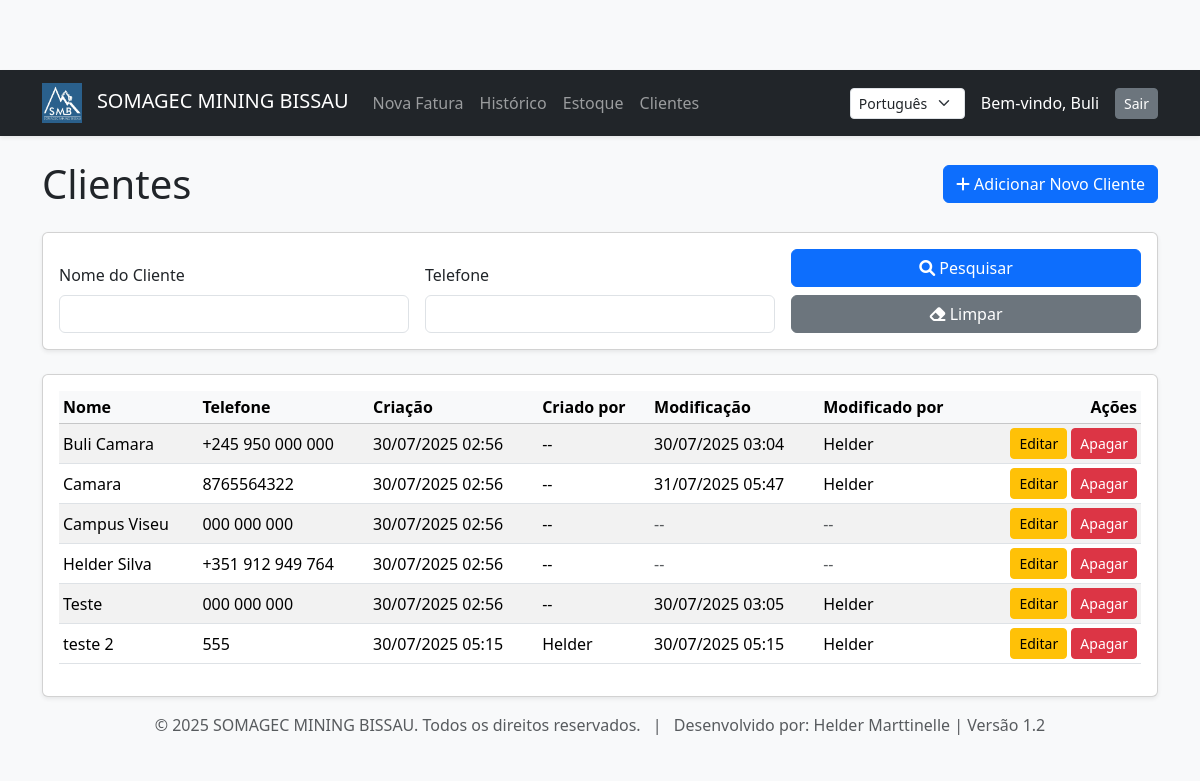
/clientes/ (signed in), run on the app's committed database.
### stock/models.py (models this page shows, shortened)
class Cliente(models.Model):
    nome = models.CharField(_('nome'), max_length=200)
    nif = models.CharField(_('NIF/Contribuinte'), max_length=50, blank=True)
    endereco = models.CharField(_('endereço'), max_length=255, blank=True)
    telefone = models.CharField(_('telefone'), max_length=50, blank=True)
    email = models.EmailField(_('email'), blank=True)
    criado_em = models.DateTimeField(auto_now_add=True, null=True)
    atualizado_em = models.DateTimeField(auto_now=True, null=True)
    utilizador = models.ForeignKey(settings.AUTH_USER_MODEL, on_delete=models.SET_NULL, null=True, blank=True, related_name='clientes_criados')
    modificado_por = models.ForeignKey(settings.AUTH_USER_MODEL, on_delete=models.SET_NULL, null=True, blank=True, related_name='clientes_modificados')
    @property
    def foi_modificado(self):
        if not self.criado_em or not self.atualizado_em: return False
        return self.atualizado_em > self.criado_em + timedelta(seconds=1)
    class Meta:
        verbose_name = _("Cliente")
        verbose_name_plural = _("Clientes")

### stock/views.py (the view)
# urls.py: path('clientes/', views.lista_clientes_view, name='lista_clientes'),
@login_required
def lista_clientes_view(request):
    q_nome = request.GET.get('q_nome', '')
    q_telefone = request.GET.get('q_telefone', '')
    clientes = Cliente.objects.all().order_by('nome')
    if q_nome:
        clientes = clientes.filter(nome__icontains=q_nome)
    if q_telefone:
        clientes = clientes.filter(telefone__icontains=q_telefone)
    paginator = Paginator(clientes, 15)
    page_number = request.GET.get('page')
    page_obj = paginator.get_page(page_number)
    return render(request, 'stock/lista_clientes.html', {'page_obj': page_obj})

### stock/context_processors.py (called while the page is built)
def dados_empresa_processor(request):
    dados = DadosEmpresa.objects.first()
    return {'dados_empresa': dados}

### stock/templates/stock/lista_clientes.html (shortened to what this page needs)
{% extends "stock/base.html" %}
{% load i18n %}
{% load l10n %}
{% block content %}
    <div class="d-flex justify-content-between align-items-center mb-4">
        <h1 class="mb-0">{% trans "Clientes" %}</h1>
        <a href="{% url 'adicionar_cliente' %}" class="btn btn-primary">
            <i class="fas fa-plus"></i> {% trans "Adicionar Novo Cliente" %}
        </a>
    </div>
    <div class="card shadow-sm mb-4">
        <div class="card-body">
            <form method="GET" action="{% url 'lista_clientes' %}" class="row g-3 align-items-end">
                <div class="col-md-4">
                    <label for="q_nome" class="form-label">{% trans "Nome do Cliente" %}</label>
                    <input type="text" name="q_nome" id="q_nome" class="form-control" value="{{ request.GET.q_nome }}">
                </div>
                <div class="col-md-4">
                    <label for="q_telefone" class="form-label">{% trans "Telefone" %}</label>
                    <input type="text" name="q_telefone" id="q_telefone" class="form-control" value="{{ request.GET.q_telefone }}">
                </div>
                <div class="col-md-4">
                    <button type="submit" class="btn btn-primary w-100">
                        <i class="fas fa-search"></i> {% trans "Pesquisar" %}
                    </button>
                    <a href="{% url 'lista_clientes' %}" class="btn btn-secondary w-100 mt-2">
                        <i class="fas fa-eraser"></i> {% trans "Limpar" %}
                    </a>
                </div>
            </form>
        </div>
    </div>
    <div class="card shadow-sm">
        <div class="card-body">
            <div class="table-responsive">
                <table class="table table-striped table-hover align-middle table-sm">
                    <thead class="table-light">
                        <tr>
                            <th>{% trans "Nome" %}</th>
                            <th>{% trans "Telefone" %}</th>
                            <th>{% trans "Criação" %}</th>
                            <th>{% trans "Criado por" %}</th>
                            <th>{% trans "Modificação" %}</th>
                            <th>{% trans "Modificado por" %}</th>
                            <th class="text-end">{% trans "Ações" %}</th>
                        </tr>
                    </thead>
                    <tbody>
                        {% for cliente in page_obj %}
                            <tr>
                                <td>{{ cliente.nome }}</td>
                                <td>{{ cliente.telefone|default:"--" }}</td>
                                <td>{{ cliente.criado_em|date:"d/m/Y H:i" }}</td>
                                <td>{{ cliente.utilizador.username|default:"--" }}</td>
                                <td>
                                    {% if cliente.foi_modificado %}
                                        {{ cliente.atualizado_em|date:"d/m/Y H:i" }}
                                    {% else %}
                                        <span class="text-muted">--</span>
                                    {% endif %}
                                </td>
                                <td>
                                    {% if cliente.modificado_por %}
                                        {{ cliente.modificado_por.username }}
                                    {% else %}
                                        <span class="text-muted">--</span>
                                    {% endif %}
                                </td>
                                <td class="text-end">
                                    <a href="{% url 'editar_cliente' cliente.id %}" class="btn btn-warning btn-sm">{% trans "Editar" %}</a>
                                    <a href="{% url 'apagar_cliente' cliente.id %}" class="btn btn-danger btn-sm">{% trans "Apagar" %}</a>
                                </td>
                            </tr>
                        {% empty %}
                            <tr>
                                <td colspan="7" class="text-center">{% trans "Nenhum cliente encontrado." %}</td>
                            </tr>
                        {% endfor %}
                    </tbody>
                </table>
            </div>
        </div>
    </div>
{% endblock %}

### stock/templates/stock/base.html (shortened to what this page needs)
{% load i18n %}
{% load static %}
<!doctype html>
<html lang="{{ request.LANGUAGE_CODE }}">
<head>
    <link href="https://cdn.jsdelivr.net/npm/bootstrap@5.3.3/dist/css/bootstrap.min.css" rel="stylesheet">
    <link rel="stylesheet" href="https://cdnjs.cloudflare.com/ajax/libs/font-awesome/6.0.0-beta3/css/all.min.css">
</head>
<body>
    <nav class="navbar navbar-expand-lg navbar-dark bg-dark sticky-top shadow-sm">
        <div class="container">
            <a class="navbar-brand" href="{% url 'home' %}">
                <img src="{% static 'stock/images/logo.png' %}" alt="Logotipo">
                SOMAGEC MINING BISSAU
            </a>
            {% if user.is_authenticated %}
            <div class="collapse navbar-collapse" id="navbarNav">
                <ul class="navbar-nav me-auto mb-2 mb-lg-0">
                    <li class="nav-item"><a class="nav-link" href="{% url 'criar_fatura' %}">{% trans "Nova Fatura" %}</a></li>
                    <li class="nav-item"><a class="nav-link" href="{% url 'lista_faturas' %}">{% trans "Histórico" %}</a></li>
                    <li class="nav-item"><a class="nav-link" href="{% url 'lista_produtos' %}">{% trans "Estoque" %}</a></li>
                    <li class="nav-item"><a class="nav-link" href="{% url 'lista_clientes' %}">{% trans "Clientes" %}</a></li>
                </ul>
                <form action="{% url 'set_language' %}" method="post" class="d-flex me-3">
                    <select name="language" onchange="this.form.submit()" class="form-select form-select-sm">
                        {% get_current_language as CURRENT_LANGUAGE %}
                        {% get_available_languages as AVAILABLE_LANGUAGES %}
                        {% for lang_code, lang_name in AVAILABLE_LANGUAGES %}
                            <option value="{{ lang_code }}" {% if lang_code == CURRENT_LANGUAGE %}selected{% endif %}>
                                {{ lang_name }}
                            </option>
                        {% endfor %}
                    </select>
                </form>
                <div class="navbar-text text-white me-3">
                    {% trans "Bem-vindo" %}, {{ user.username }}
                </div>
                <form action="{% url 'logout' %}" method="post" class="d-flex">
                    <button type="submit" class="btn btn-secondary btn-sm">{% trans "Sair" %}</button>
                </form>
            </div>
            {% endif %}
        </div>
    </nav>
    <main class="container mt-4">
        {% block content %}
        {% endblock %}
    </main>
    <footer class="text-center text-muted mt-auto py-3 bg-light">
        <div class="container">
            <span>&copy; {% now "Y" %} SOMAGEC MINING BISSAU. {% trans "Todos os direitos reservados." %}</span>
            <span class="mx-2">|</span>
            <span>{% trans "Desenvolvido por" %}: Helder Marttinelle | Versão 1.2 </span>
        </div>
    </footer>
</body>
</html>

### stock/templates/stock/base.html (style rules this page uses)
body { background-color: #f8f9fa; padding-top: 70px; }
.navbar-brand img { max-height: 40px; margin-right: 10px; }
main { flex-grow: 1; }

### data on the page
Cliente: nome "Buli Camara", telefone "+245 950 000 000", criado_em "30/07/2025 02:56", utilizador.username "--", atualizado_em "30/07/2025 03:04", modificado_por.username "Helder"
Cliente: nome "Camara", telefone "8765564322", criado_em "30/07/2025 02:56", utilizador.username "--", atualizado_em "31/07/2025 05:47", modificado_por.username "Helder"
Cliente: nome "Campus Viseu", telefone "000 000 000", criado_em "30/07/2025 02:56", utilizador.username "--"
Cliente: nome "Helder Silva", telefone "+351 912 949 764", criado_em "30/07/2025 02:56", utilizador.username "--"
Cliente: nome "Teste", telefone "000 000 000", criado_em "30/07/2025 02:56", utilizador.username "--", atualizado_em "30/07/2025 03:05", modificado_por.username "Helder"
Cliente: nome "teste 2", telefone "555", criado_em "30/07/2025 05:15", utilizador.username "Helder", atualizado_em "30/07/2025 05:15", modificado_por.username "Helder"

### other printed values
{{ user.username }} "Buli"
form field language "Português"
